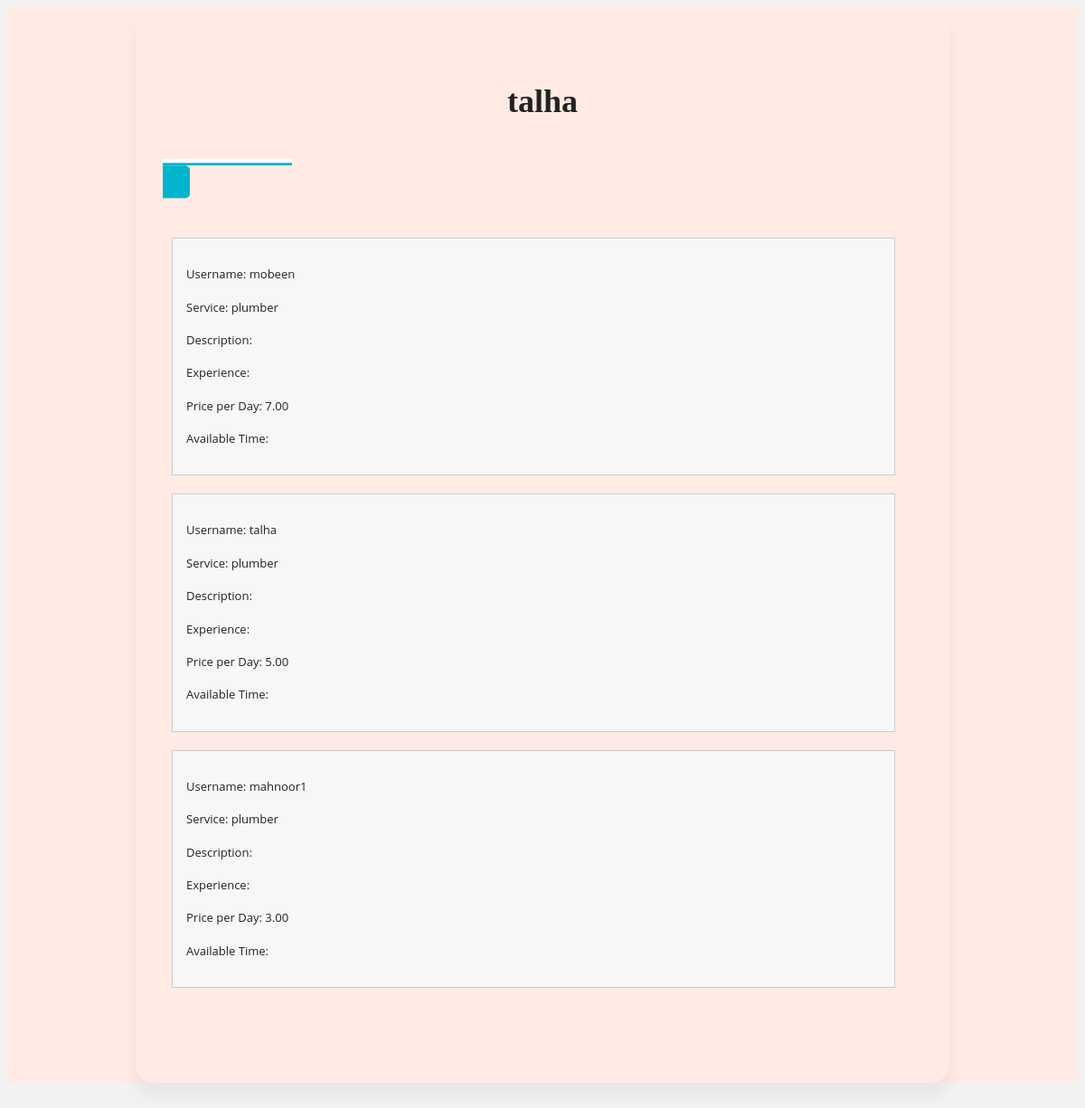
Screenshot of /client/4/ with the database file from the repository.
### proserve_app/models.py (models this page shows, shortened)
class UserProfile(models.Model):
    user = models.OneToOneField(User, on_delete=models.CASCADE)
    phone_no = models.CharField(max_length=20)
    user_type = models.CharField(max_length=20)

class WorkerProfile(models.Model):
    profile = models.OneToOneField(UserProfile, on_delete=models.CASCADE)
    service = models.CharField(max_length=100)
    description = models.TextField()
    experiance = models.CharField(max_length=100, blank=True)
    price_per_day = models.DecimalField(max_digits=10, decimal_places=2)
    available_time = models.CharField(max_length=100)

### proserve_app/views.py (the view)
# urls.py: path('client/<int:pk>/', views.client_profile, name='client_profile'),
def client_profile(request, pk):
    user_profile = get_object_or_404(UserProfile, pk=pk)
    workers = WorkerProfile.objects.all()
    search_query = request.GET.get('service_search')
    if search_query:
        workers = workers.filter(Q(service__icontains=search_query))
    return render(request, "client_profile.html", {"user_profile": user_profile, "workers": workers})

### proserve_app/templates/client_profile.html (shortened to what this page needs)
<!DOCTYPE html>
{%load static%}
<html lang="en">
<head>
  <link rel="stylesheet" href={% static 'css/newstyle.css'%}>
</head>
<body>
  <section class="signup">
    <div class="container">
        <div class="signup-content">
            <h2 class="form-title">{{ user_profile.user.username }}</h2>
            <div class="signup-form">
                <div  class= 'main_div'>
                    <form method="GET" action="{% url 'client_profile' user_profile.pk %}">
                      <div class="wrap">
                        <div class="search">
                          <input type="text" id="service_search" class="searchTerm" name="service_search" value="{{ request.GET.service_search }}" placeholder="Search by Service">
                          <button type="submit" class="searchButton">
                          </button>
                        </div>
                    </div>
    </form>
      {% for worker in workers %}
      <div class="worker-block">
        <p>Username: {{ worker.profile.user.username }}</p>
        <p>Service: {{ worker.service }}</p>
        <p>Description: {{ worker.description }}</p>
        <p>Experience: {{ worker.experience }}</p>
        <p>Price per Day: {{ worker.price_per_day }}</p>
        <p>Available Time: {{ worker.available_time }}</p>
      </div>
      {% endfor %}
  </div>
</body>
</html>

### static/css/newstyle.css (style rules this page uses)
body { font-size: 13px; line-height: 1.8; color: #222; background: gray; font-weight: 400; font-family: Poppins; }
.container { width: 900px; background: #ffebe3;; margin: 0 auto; box-shadow: 0px 15px 16.83px 0.17px rgba(0, 0, 0, 0.05); -moz-box-shadow: 0px 15px 16.83px 0.17px rgba(0, 0, 0, 0.05); -webkit-box-shadow: 0px 15px 16.83px 0.17px rgba(0, 0, 0, 0.05); -o-box-shadow: 0px 15px 16.83px 0.17px rgba(0, 0, 0, 0.05); -ms-box-shadow: 0px 15px 16.83px 0.17px rgba(0, 0, 0, 0.05); border-radius: 20px; -moz-border-radius: 20px; -webkit-border-radius: 20px; -o-border-radius: 20px; -ms-border-radius: 20px; }
.signup { margin-bottom: 150px; background: #ffebe3; }
.signup-content { padding: 75px 30px ; }
.signup-form, .signup-image, .signin-form, .signin-image { display: flex; overflow: hidden; }
.form-title { text-align: center; margin-bottom: 33px; }
h2 { line-height: 1.66; margin: 0; padding: 0; font-weight: bold; color: #222; font-family: Poppins; font-size: 36px; }
.main_div { padding: 10px 10px; width: 800px; }
form { text-align: center; }
.worker-block { border: 1px solid #ccc; padding: 15px; margin-bottom: 20px; background-color: #f7f7f7; }
body { background: #f2f2f2; font-family: 'Open Sans', sans-serif; }
.search { width: 100%; }
.searchTerm { position: relative; width: 100%; border: 3px solid #00B4CC; border-right: none; padding: 5px; height: 20px; border-radius: 5px 0 0 5px; outline: none; color: #9DBFAF; }
.searchButton { width: 40px; height: 36px; border: 1px solid #00B4CC; background: #00B4CC; text-align: center; color: #fff; border-radius: 0 5px 5px 0; cursor: pointer; font-size: 20px; }
.wrap { width: 30%; top: 50%; left: 50%; transform: translate(-50%, -50%); }

### rows the page displays
UserProfile: user.username "talha"
WorkerProfile: profile.user.username "mobeen", service "plumber", price_per_day "7.00"
WorkerProfile: profile.user.username "talha", service "plumber", price_per_day "5.00"
WorkerProfile: profile.user.username "mahnoor1", service "plumber", price_per_day "3.00"
